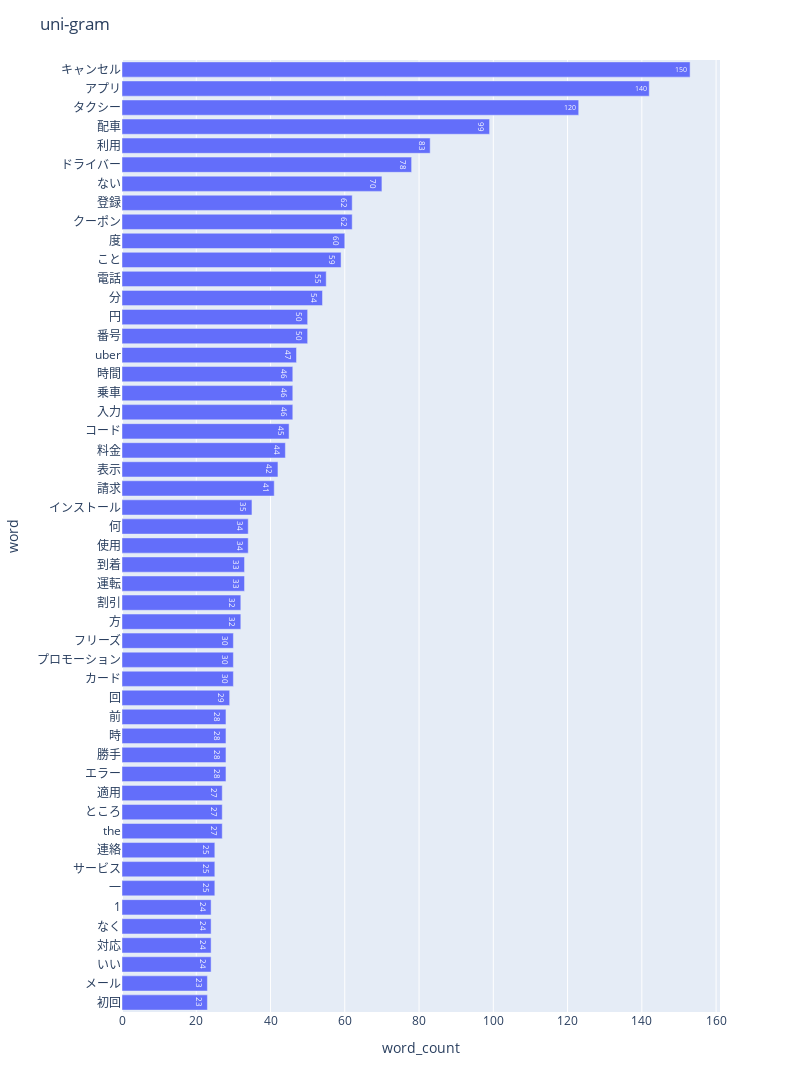

Here is the notebook cell this chart was saved with:
### Code cell
npt = nlplot.NLPlot(df3_1, target_col='words')

# top_nで頻出上位単語, min_freqで頻出下位単語を指定
stopwords = npt.get_stopword(top_n=0, min_freq=0)

npt.bar_ngram(
    title='uni-gram',
    xaxis_label='word_count',
    yaxis_label='word',
    ngram=1,
    top_n=50,
    stopwords=stopwords,
)

### Figure 1 — Plotly figure (JSON) as saved in the notebook; plotly's stock layout.template omitted (floating-point values rounded to 4 significant figures)
{"data": [{"alignmentgroup": "True", "hovertemplate": "word_count=%{text}<br>word=%{y}<extra></extra>", "legendgroup": "", "marker": {"pattern": {"shape": ""}}, "name": "", "offsetgroup": "", "orientation": "h", "showlegend": false, "text": [23, 23, 24, 24, 24, 24, 25, 25, 25, 27, 27, 27, 28, 28, 28, 28, 29, 30, 30, 30, 32, 32, 33, 33, 34, 34, 35, 41, 42, 44, 45, 46, 46, 46, 47, 50, 50, 54, 55, 59, 60, 62, 62, 70, 78, 83, 99, 123, 142, 153], "textposition": "auto", "texttemplate": "%{text:.2s}", "type": "bar", "x": [23, 23, 24, 24, 24, 24, 25, 25, 25, 27, 27, 27, 28, 28, 28, 28, 29, 30, 30, 30, 32, 32, 33, 33, 34, 34, 35, 41, 42, 44, 45, 46, 46, 46, 47, 50, 50, 54, 55, 59, 60, 62, 62, 70, 78, 83, 99, 123, 142, 153], "xaxis": "x", "y": ["初回", "メール", "いい", "対応", "なく", "1", "一", "サービス", "連絡", "the", "ところ", "適用", "エラー", "勝手", "時", "前", "回", "カード", "プロモーション", "フリーズ", "方", "割引", "運転", "到着", "使用", "何", "インストール", "請求", "表示", "料金", "コード", "入力", "乗車", "時間", "uber", "番号", "円", "分", "電話", "こと", "度", "クーポン", "登録", "ない", "ドライバー", "利用", "配車", "タクシー", "アプリ", "キャンセル"], "yaxis": "y"}], "layout": {"barmode": "relative", "height": 1100, "legend": {"tracegroupgap": 0}, "margin": {"t": 60}, "title": {"text": "uni-gram"}, "width": 800, "xaxis": {"anchor": "y", "domain": [0, 1], "title": {"text": "word_count"}}, "yaxis": {"anchor": "x", "domain": [0, 1], "title": {"text": "word"}}}}
